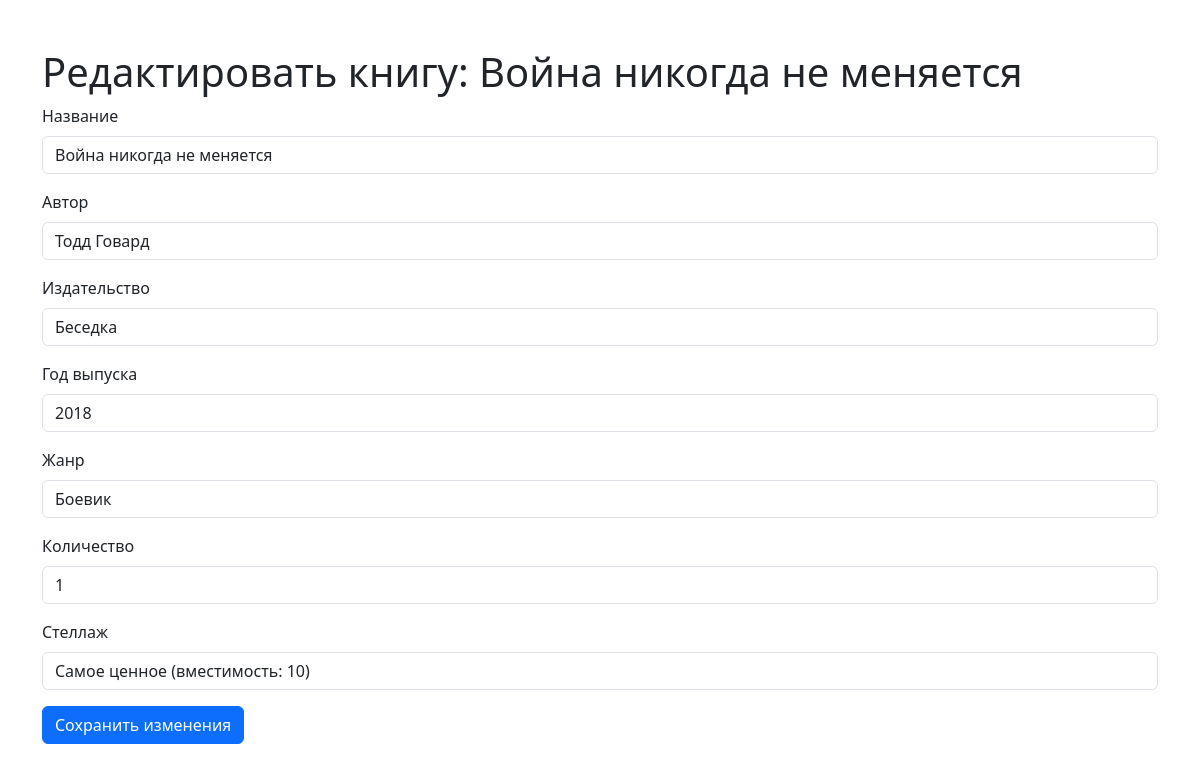
The app's page /edit-book/12/ with its own data.
### bookstore/models.py (models this page shows, shortened)
class Book(models.Model):
    author = models.CharField(max_length=255, verbose_name="Автор")
    title = models.CharField(max_length=255, verbose_name="Название")
    publisher = models.CharField(max_length=255, verbose_name="Издательство")
    publication_year = models.PositiveIntegerField(verbose_name="Год выпуска")
    genre = models.CharField(max_length=100, verbose_name="Жанр")
    quantity = models.PositiveIntegerField(default=1, verbose_name="Количество")
    shelf = models.ForeignKey(Shelf, on_delete=models.SET_NULL, null=True, blank=True, related_name="books", verbose_name="Стеллаж")
    class Meta:
        verbose_name = "Книга"
        verbose_name_plural = "Книги"

class Shelf(models.Model):
    name = models.CharField(max_length=100, unique=True, verbose_name="Название стеллажа")
    capacity = models.PositiveIntegerField(verbose_name="Вместимость стелажа")
    current_occupation = models.IntegerField(default=0, verbose_name="Текущее количество книг")
    class Meta:
        verbose_name = "Стелаж"
        verbose_name_plural = "Стелажи"

### bookstore/views.py (the view, shortened to what this page needs)
# urls.py: path('edit-book/<int:book_id>/', views.edit_book, name='edit_book'),
def edit_book(request, book_id):
    book = get_object_or_404(Book, id=book_id)
    shelves = Shelf.objects.all()
    return render(request, 'bookstore/edit_book.html', {'book': book, 'shelves': shelves})

### templates/bookstore/edit_book.html (shortened to what this page needs)
<!DOCTYPE html>
<html lang="en">
<head>
    <link rel="stylesheet" href="https://cdn.jsdelivr.net/npm/bootstrap@5.3.0/dist/css/bootstrap.min.css">
</head>
<body>
    <div class="container mt-5">
        <h1>Редактировать книгу: {{ book.title }}</h1>
        <form method="post">
            <div class="mb-3">
                <label for="title" class="form-label">Название</label>
                <input type="text" class="form-control" id="title" name="title" value="{{ book.title }}" required>
            </div>
            <div class="mb-3">
                <label for="author" class="form-label">Автор</label>
                <input type="text" class="form-control" id="author" name="author" value="{{ book.author }}" required>
            </div>
            <div class="mb-3">
                <label for="publisher" class="form-label">Издательство</label>
                <input type="text" class="form-control" id="publisher" name="publisher" value="{{ book.publisher }}">
            </div>
            <div class="mb-3">
                <label for="publication_year" class="form-label">Год выпуска</label>
                <input type="number" class="form-control" id="publication_year" name="publication_year" value="{{ book.publication_year }}">
            </div>
            <div class="mb-3">
                <label for="genre" class="form-label">Жанр</label>
                <input type="text" class="form-control" id="genre" name="genre" value="{{ book.genre }}">
            </div>
            <div class="mb-3">
                <label for="quantity" class="form-label">Количество</label>
                <input type="number" class="form-control" id="quantity" name="quantity" value="{{ book.quantity }}" required>
            </div>
            <div class="mb-3">
                <label for="shelf" class="form-label">Стеллаж</label>
                <select class="form-control" id="shelf" name="shelf">
                    {% for shelf in shelves %}
                    <option value="{{ shelf.id }}" {% if book.shelf == shelf %}selected{% endif %}>
                        {{ shelf.name }} (вместимость: {{ shelf.capacity }})
                    </option>
                    {% endfor %}
                </select>
            </div>
            <button type="submit" class="btn btn-primary">Сохранить изменения</button>
        </form>
    </div>
</body>
</html>

### records on screen
Book: title "Война никогда не меняется", author "Тодд Говард", publisher "Беседка", publication_year "2018", genre "Боевик", quantity "1", shelf "Самое ценное (вместимость: 10)"
